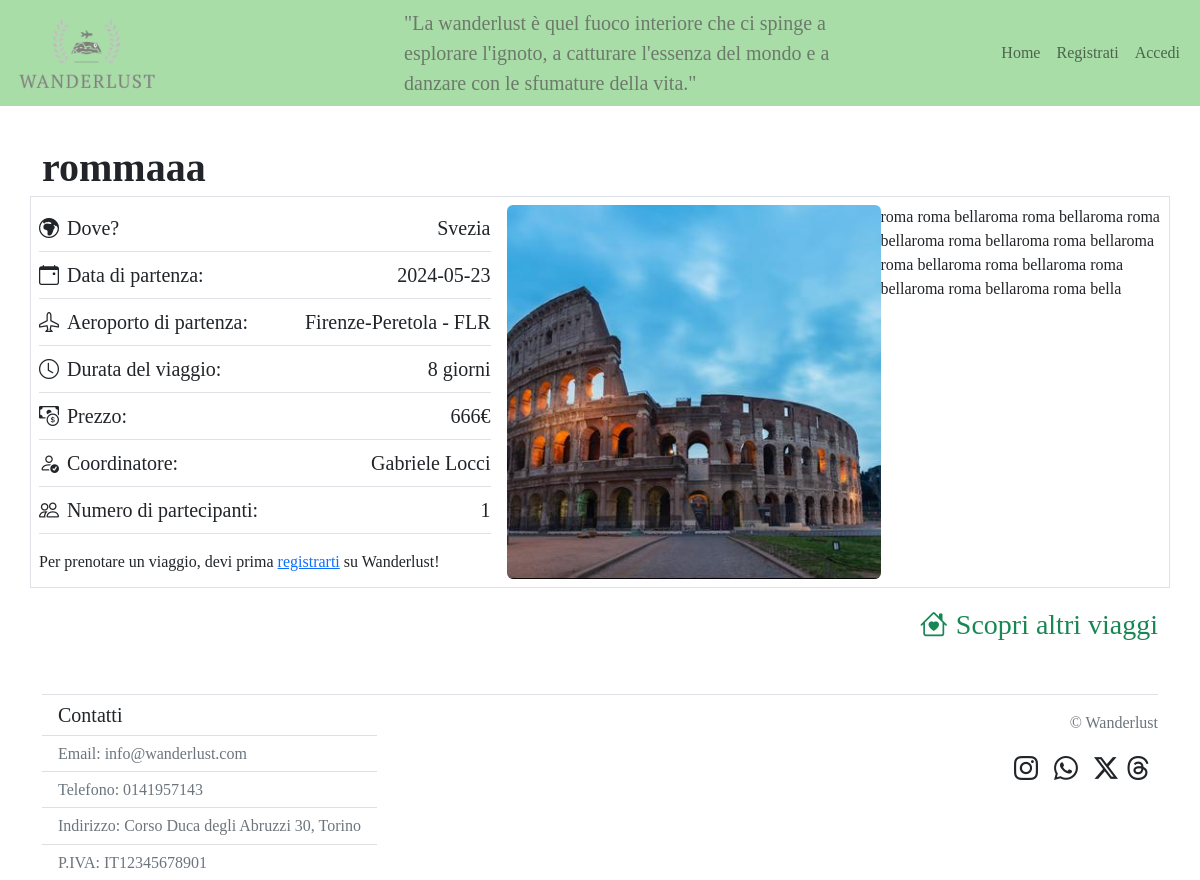
The page /viaggio/7 on the database as committed earlier.
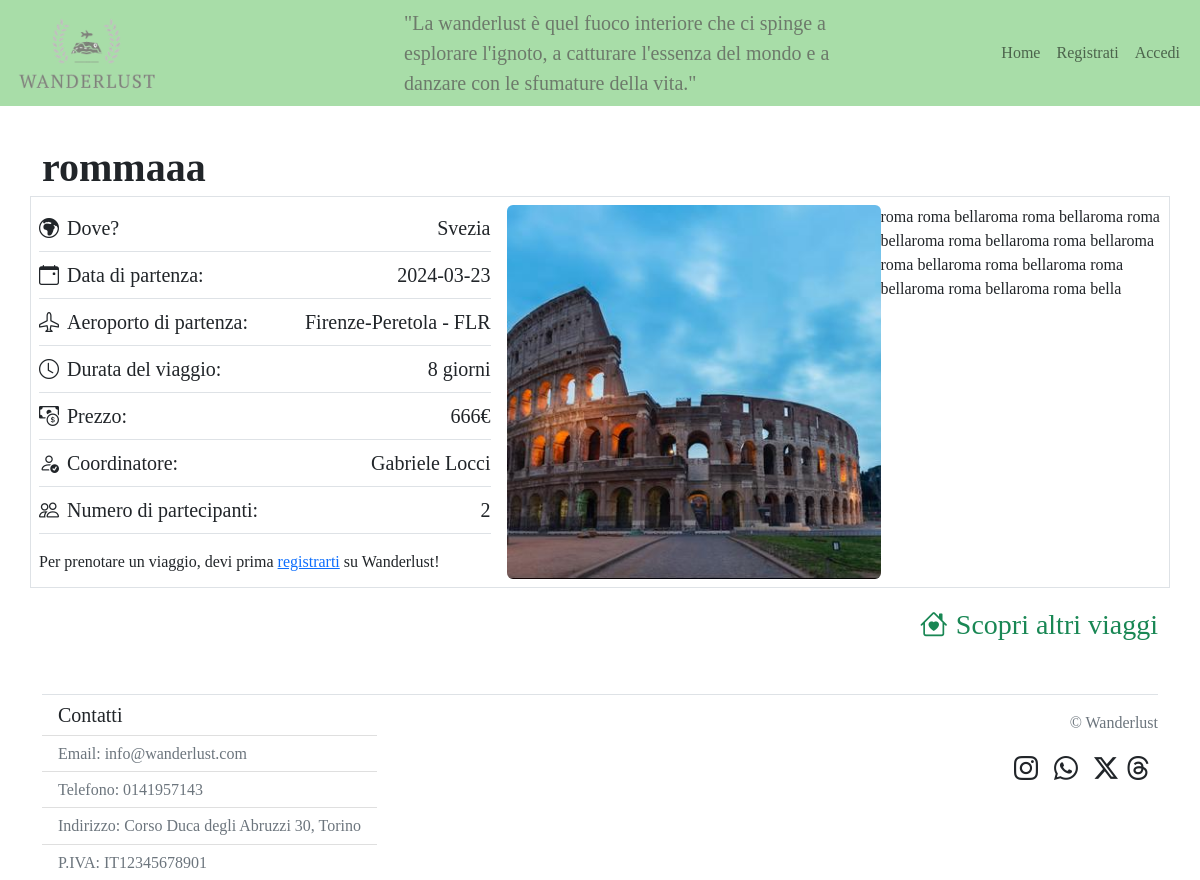
The same page on the database as committed later.
### tables this page shows
CREATE TABLE "viaggi" (
	"id"	INTEGER NOT NULL,
	"id_coordinatore"	INTEGER NOT NULL,
	"continente"	TEXT NOT NULL,
	"nazione"	TEXT NOT NULL,
	"data"	TEXT NOT NULL,
	"num_giorni"	TEXT NOT NULL,
	"aeroporto"	TEXT NOT NULL,
	"prezzo"	INTEGER NOT NULL,
	"descrizione"	TEXT NOT NULL,
	"img_viaggio"	TEXT NOT NULL UNIQUE,
	"approvato"	INTEGER NOT NULL,
	"titolo"	TEXT NOT NULL,
	PRIMARY KEY("id" AUTOINCREMENT)
);

### app.py (the view)
@app.route('/viaggio/<int:id_viaggio>')
def pagina_viaggio(id_viaggio):
    viaggio = viaggi_dao.getViaggioAndPartecipazioni(id_viaggio)
    aeroporti_italiani = [
    "Roma-Fiumicino - FCO", "Milano-Malpensa - MXP", "Milano-Linate - LIN", "Venezia Marco Polo - VCE", "Napoli-Capodichino - NAP", "Firenze-Peretola - FLR", "Bologna-Guglielmo Marconi - BLQ", "Catania-Fontanarossa - CTA", "Palermo-Punta Raisi - PMO", "Bergamo-Orio al Serio - BGY", "Pisa Galileo Galilei - PSA", "Verona-Villafranca - VRN", "Torino-Caselle - TRN", "Bari-Palese - BRI", "Cagliari-Elmas - CAG", "Trapani-Birgi - TPS", "Brindisi-Casale - BDS", "Genova-Cristoforo Colombo - GOA", "Perugia-Sant'Egidio - PEG", "Ancona-Falconara - AOI"
]
    lista_id_utenti_partecipanti = viaggi_dao.getUtentiPartecipantiAlViaggio(id_viaggio)
    lista_id_result = []
    for id in lista_id_utenti_partecipanti:
        lista_id_result.append(id['id_utente'])
    oggi = datetime.today().strftime('%Y-%m-%d')
    return render_template('viaggio.html', viaggio = viaggio, aeroporti_italiani=aeroporti_italiani, lista_id_partecipanti = lista_id_result, oggi=oggi)

### viaggi_dao.py (called while the page is built)
def getViaggioAndPartecipazioni(id_viaggio):
    query = 'SELECT *, COUNT(partecipazioni_viaggi.id_utente) AS partecipanti FROM viaggi, utenti, partecipazioni_viaggi WHERE viaggi.id = ? AND utenti.id = viaggi.id_coordinatore AND viaggi.id = partecipazioni_viaggi.id_viaggio GROUP BY viaggi.id '
    connection = sqlite3.connect('db/wanderlust.db')
    connection.row_factory = sqlite3.Row
    cursor = connection.cursor()
    cursor.execute(query, (id_viaggio,))
    result = cursor.fetchone()
    cursor.close()
    connection.close()
    return result

def getUtentiPartecipantiAlViaggio(id_viaggio):
    query = 'SELECT id_utente FROM partecipazioni_viaggi WHERE id_viaggio = ?'
    connection = sqlite3.connect('db/wanderlust.db')
    connection.row_factory = sqlite3.Row
    cursor = connection.cursor()
    cursor.execute(query, (id_viaggio,))
    result = cursor.fetchall()
    cursor.close()
    connection.close()
    return result

### templates/viaggio.html (shortened to what the changed rows need)
{% extends "base.html" %}
{% block content %}
<h1 class="fontCopperplate fs-1 fw-bold mb-1">{{viaggio.titolo}}</h1>
<article class="d-flex flex-wrap border p-2">
    <section class="col-5 d-flex flex-column">
        <section class="d-flex justify-content-between me-3 py-2 border-bottom align-items-center">
            <div class="d-flex justify-content-start align-items-center fs-5">
                {%if viaggio.continente == 'Africa' or viaggio.continente=='Europa'%}
                <i class="bi bi-globe-europe-africa me-2"></i>
                {%elif viaggio.continente == 'NordAmerica' or viaggio.continente == 'SudAmerica'%}
                <i class="bi bi-globe-americas me-2"></i>
                {%elif viaggio.continente == 'Asia'%}
                <i class="bi bi-globe-central-south-asia me-2"></i>
                {%else%}
                <i class="bi bi-globe-asia-australia me-2"></i>
                {%endif%}
                <p class="fontCopperplate pMarginNegativo">Dove?</p>
            </div>
            <p class="pMarginNegativo fs-5">{{viaggio.nazione}}</p>
        </section>
        <section class="d-flex justify-content-between me-3 py-2 border-bottom align-items-center">
            <div class="d-flex justify-content-start fs-5">
                <i class="bi bi-calendar-event me-2"></i>
                <p class="fontCopperplate pMarginNegativo">Data di partenza:</p>
            </div>
            <p class="pMarginNegativo fs-5">{{viaggio.data}}</p>
        </section>
        <section class="d-flex justify-content-between me-3 py-2 border-bottom align-items-center">
            <div class="d-flex justify-content-start fs-5">
                <i class="bi bi-airplane me-2"></i>
                <p class="fontCopperplate pMarginNegativo">Aeroporto di partenza:</p>
            </div>
            <p class="pMarginNegativo fs-5">{{viaggio.aeroporto}}</p>
        </section>
        <section class="d-flex justify-content-between me-3 py-2 border-bottom align-items-center">
            <div class="d-flex justify-content-start fs-5 align-items-center">
                <i class="bi bi-clock me-2"></i>
                <p class="fontCopperplate pMarginNegativo">Durata del viaggio:</p>
            </div>
            <p class="pMarginNegativo fs-5">{{viaggio.num_giorni}} giorni</p>
        </section>
        <section class="d-flex justify-content-between me-3 py-2 border-bottom align-items-center">
            <div class="d-flex justify-content-start fs-5">
                <i class="bi bi-cash-coin me-2"></i>
                <p class="fontCopperplate pMarginNegativo">Prezzo:</p>
            </div>
            <p class="pMarginNegativo fs-5">{{viaggio.prezzo}}€</p>
        </section>
        <section class="d-flex justify-content-between me-3 py-2 border-bottom align-items-center">
            <div class="d-flex justify-content-start fs-5">
                <i class="bi bi-people me-2"></i>
                <p class="fontCopperplate pMarginNegativo">Numero di partecipanti:</p>
            </div>
            <p class="pMarginNegativo fs-5">{{viaggio.partecipanti}}</p>
        </section>
    </section>
    <section class="col-4 d-flex justify-content-center">
        <img class="zoomable rounded" src="{{url_for('static', filename = 'viaggio/'+viaggio.img_viaggio)}}" alt="Questa è l'immagine del viaggio in {{viaggio.nazione}}">
    </section>
    <section id = "descriptionSection" class="col-3 d-flex flex-column align-items-center">
        <p class="fs-6">{{viaggio.descrizione}}</p>
    </section>
</article>
<section class = "d-flex justify-content-end align-items-center mt-3">
    <a class="d-flex justify-content-start anchorNoTextDec fs-3 text-success" href="{{ url_for('home') }}">
    </a>
</section>
{%endblock%}

Rows that differ between the two databases and show on the page:
changed viaggi "rommaaa": data "2024-05-23" → "2024-03-23"
Other text that changed with them:
{{ viaggio.partecipanti }}: "1" → "2"
